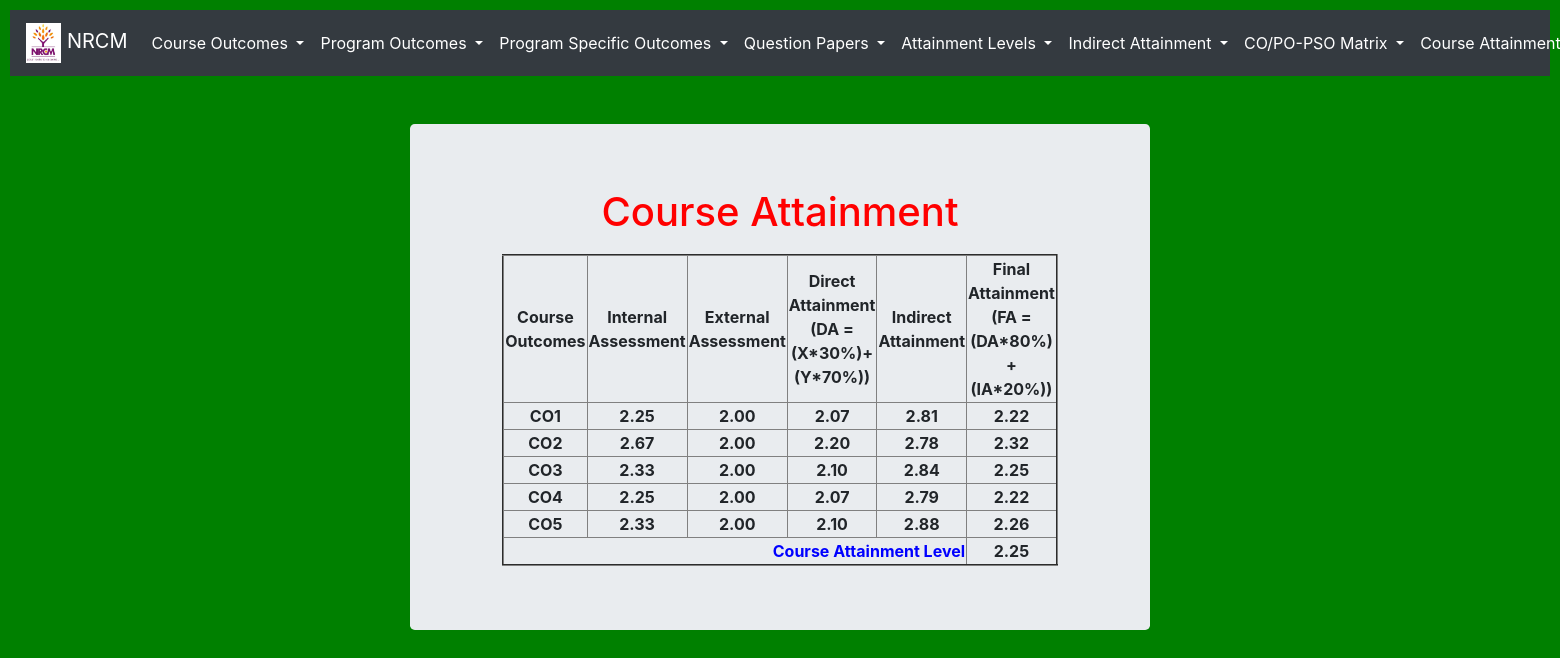
/course_attainment, run on the app's committed database.
### testApp/models.py (models this page shows, shortened)
class Course_Attainment(models.Model):
    co = models.ForeignKey(CO, on_delete=models.CASCADE)
    internal = models.FloatField(null=True, default=0)
    external = models.FloatField(null=True, default=0)
    direct = models.FloatField(null=True, default=0)
    indirect = models.ForeignKey(Indirect, on_delete=models.CASCADE)
    final = models.FloatField(null=True, default=0)

class CO(models.Model):
    cos = (('-','-'), ('CO1', 'CO1'), ('CO2', 'CO2'), ('CO3', 'CO3'), ('CO4', 'CO4'), ('CO5', 'CO5'), ('CO6', 'CO6'),)
    co = models.CharField(max_length=500, choices=cos, default='-')
    description = models.CharField(max_length=500)
    def __str__(self):
        return self.co

class Indirect(models.Model):
    co = models.ForeignKey(CO, on_delete=models.CASCADE)
    high= models.IntegerField(null=True, default=0)
    medium = models.IntegerField(null=True, default=0)
    low = models.IntegerField(null=True, default=0)
    attainment = models.FloatField(null=True, default=0 )

### testApp/views.py (the view)
# urls.py: path('course_attainment', views.course_attainment, name='course_attainment'),
def course_attainment(request):
    cos = CO.objects.all()
    for co in cos:
        internal = Intenal_Question.objects.filter(co_mapped=co).aggregate(Avg('attainment_level'))['attainment_level__avg']
        external = External_Question.objects.filter(co_mapped=co).aggregate(Avg('attainment_level'))['attainment_level__avg']
        direct = internal*0.3 + external*0.7
        indirect = Indirect.objects.get(co=co)
        if  not Course_Attainment.objects.filter(co=co).exists():
            final = (direct*0.8) + (indirect.attainment*0.2)
            co_attainment = Course_Attainment.objects.create(co=co,internal=internal,external=external,direct=direct,indirect=indirect,final=final)
            co.save()
    course_attainment_value = Course_Attainment.objects.all().aggregate(Avg('final'))['final__avg']
    course_attainment = Course_Attainment.objects.all()
    return render (request, 'testApp/course_attainment.html', locals())

### templates/testApp/course_attainment.html (shortened to what this page needs)
<!DOCTYPE html>
{%extends 'testApp/base.html'%}
{%load static%}
{%block content%}
<link rel="stylesheet" href="{% static 'css/course_attainment_style.css' %}">
<div class="container" align=center style="width:50%">
  <div class="jumbotron">
    <h1 style = "color: red; padding-bottom: 10px;">Course Attainment</u></h1>
    <table border=2 style="width:70%">
      <tr>
        <th>Course Outcomes</th>
        <th>Internal Assessment</th>
        <th>External Assessment</th>
        <th>Direct Attainment (DA = (X*30%)+(Y*70%))</th>
        <th>Indirect Attainment </th>
        <th>Final Attainment (FA = (DA*80%) + (IA*20%))</th>
      </tr>
     {%for i in course_attainment%}
      <tr>
        <th>{{i.co}}</th>
        <th>{{i.internal|floatformat:2}}</th>
        <th>{{i.external|floatformat:2}}</th>
        <th>{{i.direct|floatformat:2}}</th>
        <th>{{i.indirect.attainment|floatformat:2}}</th>
        <th>{{i.final|floatformat:2}}</th>
      </tr>
      {%endfor%}
      <tr>
        <th colspan="5" style= " text-align:right; color:blue">Course Attainment Level</th>
        <th>{{course_attainment_value|floatformat:2}}</th>
      </tr>
    </table>
  </div>
</div>
{%endblock%}

### static/testApp/css/course_attainment_style.css (style rules this page uses)
body { background: green; }
td, th { text-align: center; }

### data on the page
Course_Attainment: co "CO1", internal "2.25", external "2.00", direct "2.07", indirect.attainment "2.81", final "2.22"
Course_Attainment: co "CO2", internal "2.67", external "2.00", direct "2.20", indirect.attainment "2.78", final "2.32"
Course_Attainment: co "CO3", internal "2.33", external "2.00", direct "2.10", indirect.attainment "2.84", final "2.25"
Course_Attainment: co "CO4", internal "2.25", external "2.00", direct "2.07", indirect.attainment "2.79", final "2.22"
Course_Attainment: co "CO5", internal "2.33", external "2.00", direct "2.10", indirect.attainment "2.88", final "2.26"

### other printed values
{{ course_attainment_value|floatformat:2 }} "2.25"
